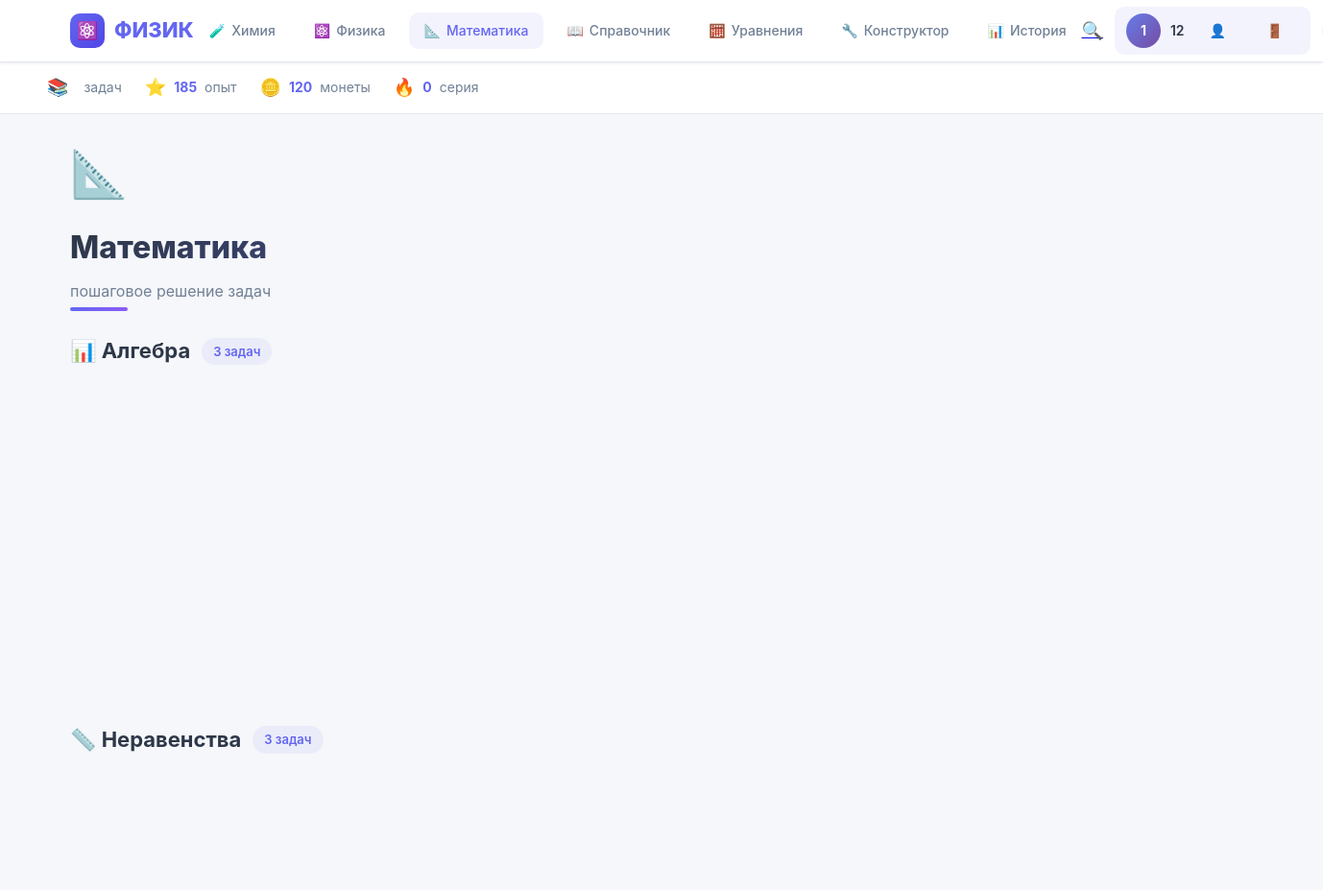
The page /math (signed in, upper part) on the database as committed earlier.
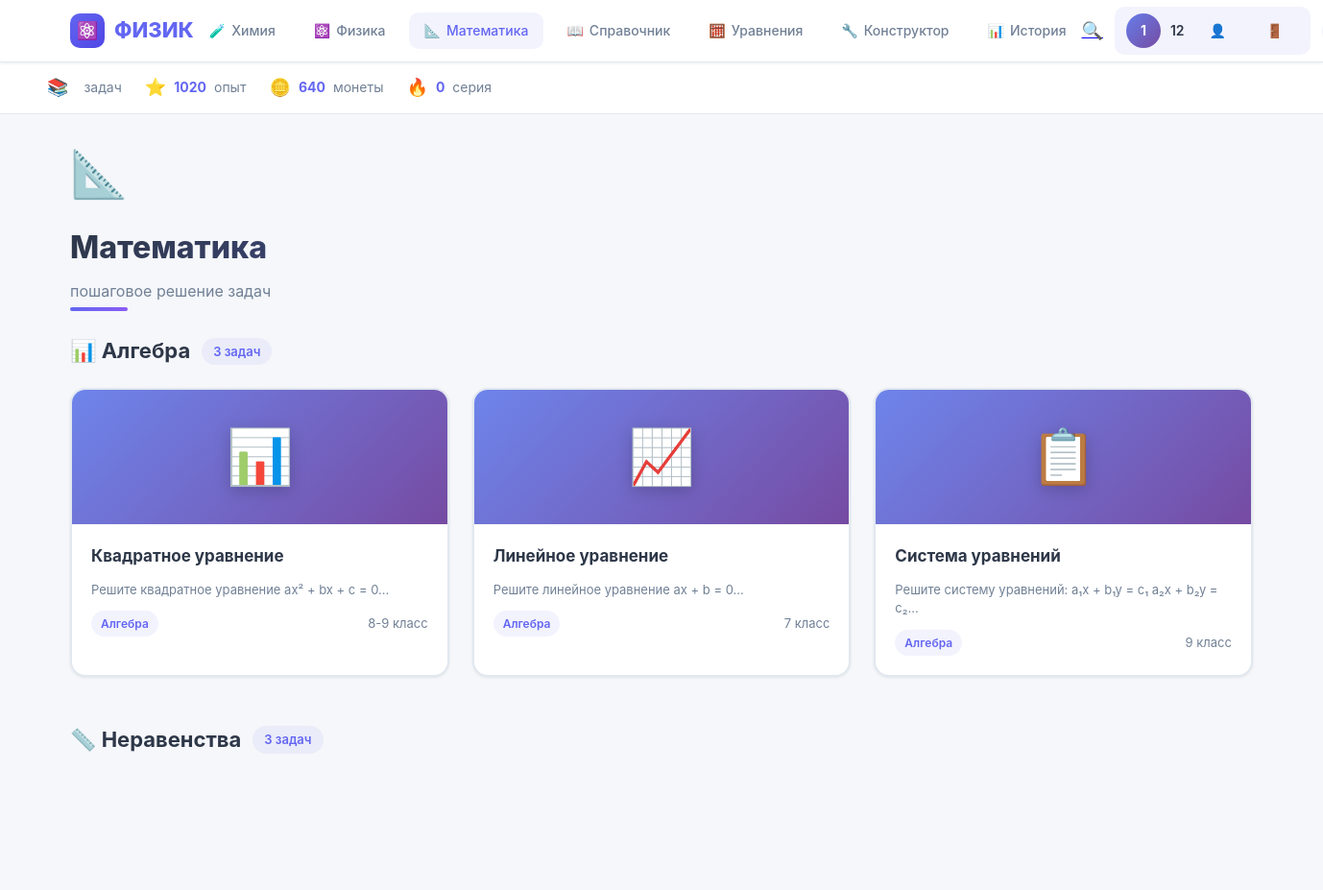
The same page on the database as committed later.
### tables this page shows
CREATE TABLE users (
            id INTEGER PRIMARY KEY AUTOINCREMENT,
            username TEXT NOT NULL UNIQUE,
            email TEXT NOT NULL UNIQUE,
            password_hash TEXT NOT NULL,
            avatar TEXT DEFAULT 'default',
            created_at TEXT NOT NULL,
            xp INTEGER DEFAULT 0,
            coins INTEGER DEFAULT 0,
            streak INTEGER DEFAULT 0
        );

### app.py (the view)
@app.route('/math')
def math():
    user = get_current_user()
    if not user:
        flash('Войдите в аккаунт для сохранения результатов', 'warning')
        return redirect(url_for('login'))
    algebra_tasks = [t for t in MATH_TASKS.values() if t['category'] == 'Алгебра']
    geometry_tasks = [t for t in MATH_TASKS.values() if t['category'] == 'Геометрия']
    trigonometry_tasks = [t for t in MATH_TASKS.values() if t['category'] == 'Тригонометрия']
    analysis_tasks = [t for t in MATH_TASKS.values() if t['category'] == 'Анализ']
    vectors_tasks = [t for t in MATH_TASKS.values() if t['category'] == 'Векторы']
    probability_tasks = [t for t in MATH_TASKS.values() if t['category'] == 'Теория вероятностей']
    inequality_tasks = [t for t in MATH_TASKS.values() if t['category'] == 'Неравенства']
    return render_template('math.html',
                           user=user,
                           algebra_tasks=algebra_tasks,
                           geometry_tasks=geometry_tasks,
                           trigonometry_tasks=trigonometry_tasks,
                           analysis_tasks=analysis_tasks,
                           vectors_tasks=vectors_tasks,
                           probability_tasks=probability_tasks,
                           inequality_tasks=inequality_tasks)

### app.py (called while the page is built)
def get_current_user():
    if 'user_id' in session:
        return get_user_by_id(session['user_id'])
    return None

### models.py (called while the page is built)
def _get_connection():
    conn = sqlite3.connect(DB_PATH)
    conn.execute("PRAGMA foreign_keys = ON")
    return conn

def get_user_by_id(user_id):
    with _get_connection() as conn:
        conn.row_factory = sqlite3.Row
        user = conn.execute("SELECT * FROM users WHERE id = ?", (user_id,)).fetchone()
        if not user:
            return None
        return {
            'id': user['id'],
            'username': user['username'],
            'email': user['email'],
            'avatar': user['avatar'],
            'xp': user['xp'],
            'coins': user['coins'],
            'streak': user['streak'],
            'created_at': user['created_at']
        }

### templates/math.html (shortened to what this page needs)
{% extends 'base.html' %}
{% block content %}
<div class="page-header">
    <div class="task-icon">📐</div>
    <h1>Математика</h1>
    <p class="subtitle">пошаговое решение задач</p>
</div>
<section class="category-section" data-category="Алгебра">
    <div class="category-header">
        <h2>📊 Алгебра</h2>
        <span class="category-count">{{ algebra_tasks|length }} задач</span>
    </div>
    <div class="cards-grid">
        {% for task in algebra_tasks %}
        <a href="{{ url_for('math_task', task_id=task.id) }}" class="lesson-card">
            <div class="card-cover" style="background: linear-gradient(135deg, #667eea 0%, #764ba2 100%);">
                <span class="card-emoji">{{ task.icon }}</span>
            </div>
            <div class="card-body">
                <h3>{{ task.name }}</h3>
                <p style="font-size: 13px; color: var(--text-secondary); margin-bottom: 12px; line-height: 1.5;">{{ task.condition[:80] }}...</p>
                <div class="card-meta">
                    <span class="card-tag">Алгебра</span>
                    <span class="card-unknowns">{{ task.difficulty }} класс</span>
                </div>
            </div>
        </a>
        {% endfor %}
    </div>
</section>
<section class="category-section" data-category="Неравенства">
    <div class="category-header">
        <h2>📏 Неравенства</h2>
        <span class="category-count">{{ inequality_tasks|length }} задач</span>
    </div>
    <div class="cards-grid">
    </div>
</section>
{% endblock %}

### templates/base.html (shortened to what this page needs)
<!doctype html>
<html lang="ru">
<head>
    <link rel="stylesheet" href="{{ url_for('static', filename='style.css') }}?v=13">
</head>
<body>
<header class="topbar">
    <div class="topbar-inner">
        <a href="{{ url_for('index') }}" class="logo">
            <span class="logo-icon">⚛️</span>
            <span class="logo-text">ФИЗИК</span>
        </a>
        <nav class="topnav">
            <a href="{{ url_for('chemistry') }}" class="topnav-item {% if request.endpoint == 'chemistry' %}active{% endif %}">
                <span class="topnav-icon">🧪</span>
                <span>Химия</span>
            </a>
            <a href="{{ url_for('index') }}" class="topnav-item {% if request.endpoint == 'index' %}active{% endif %}">
                <span class="topnav-icon">⚛️</span>
                <span>Физика</span>
            </a>
            <a href="{{ url_for('math') }}" class="topnav-item {% if request.endpoint == 'math' %}active{% endif %}">
                <span class="topnav-icon">📐</span>
                <span>Математика</span>
            </a>
            <a href="{{ url_for('reference') }}" class="topnav-item {% if request.endpoint == 'reference' %}active{% endif %}">
                <span class="topnav-icon">📖</span>
                <span>Справочник</span>
            </a>
            <a href="{{ url_for('equation') }}" class="topnav-item {% if request.endpoint == 'equation' %}active{% endif %}">
                <span class="topnav-icon">🧮</span>
                <span>Уравнения</span>
            </a>
            <a href="{{ url_for('builder') }}" class="topnav-item {% if request.endpoint == 'builder' %}active{% endif %}">
                <span class="topnav-icon">🔧</span>
                <span>Конструктор</span>
            </a>
            <a href="{{ url_for('history') }}" class="topnav-item {% if request.endpoint == 'history' %}active{% endif %}">
                <span class="topnav-icon">📊</span>
                <span>История</span>
            </a>
        </nav>
        <div class="topbar-right">
            <a href="{{ url_for('search') }}" class="search-toggle" title="Поиск">
                <span style="font-size: 18px;">🔍</span>
            </a>
            {% if user %}
            <div class="user-badge">
                <div class="user-avatar">{{ user.username[0]|upper }}</div>
                <span class="user-name">{{ user.username }}</span>
                <a href="{{ url_for('profile') }}" class="topnav-item" title="Профиль">👤</a>
                <a href="{{ url_for('logout') }}" class="topnav-item" title="Выйти">🚪</a>
            </div>
            {% else %}
            <a href="{{ url_for('login') }}" class="btn" style="padding: 8px 16px; font-size: 13px;">Войти</a>
            {% endif %}
        </div>
    </div>
</header>
<div class="stats-bar">
    <div class="stats-inner">
        <div class="stat-item">
            <span class="stat-icon">📚</span>
            <span class="stat-label">задач</span>
        </div>
        {% if user %}
        <div class="stat-item">
            <span class="stat-icon">⭐</span>
            <span class="stat-value">{{ user.xp or 0 }}</span>
            <span class="stat-label">опыт</span>
        </div>
        <div class="stat-item">
            <span class="stat-icon">🪙</span>
            <span class="stat-value">{{ user.coins or 0 }}</span>
            <span class="stat-label">монеты</span>
        </div>
        <div class="stat-item">
            <span class="stat-icon">🔥</span>
            <span class="stat-value">{{ user.streak or 0 }}</span>
            <span class="stat-label">серия</span>
        </div>
        {% else %}
        <div class="stat-item">
            <span class="stat-icon">🏆</span>
            <span class="stat-value">{{ records|length if records else 0 }}</span>
            <span class="stat-label">решено</span>
        </div>
        {% endif %}
    </div>
</div>
<main>
    {% block content %}{% endblock %}
</main>
</body>
</html>

Rows that differ between the two databases and show on the page:
changed users: xp "185" → "1020"; coins "120" → "640"
Other text that changed with them:
new list line: "📊 Квадратное уравнение Решите квадратное уравнение ax² + bx + c = 0 ... Алгебра 8-9 класс"
new list line: "📈 Линейное уравнение Решите линейное уравнение ax + b = 0 ... Алгебра 7 класс"
new list line: "📋 Система уравнений Решите систему уравнений: a₁x + b₁y = c₁ a₂x + b₂y = c₂ ... Алгебра 9 класс"
